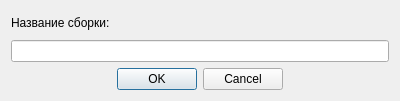
<?xml version="1.0" encoding="UTF-8"?>
<ui version="4.0">
 <class>Dialog</class>
 <widget class="QDialog" name="Dialog">
  <property name="windowModality">
   <enum>Qt::WindowModal</enum>
  </property>
  <property name="geometry">
   <rect>
    <x>0</x>
    <y>0</y>
    <width>400</width>
    <height>101</height>
   </rect>
  </property>
  <property name="windowTitle">
   <string>Создать сборку</string>
  </property>
  <property name="modal">
   <bool>true</bool>
  </property>
  <layout class="QGridLayout" name="gridLayout">
   <item row="0" column="0">
    <layout class="QVBoxLayout" name="verticalLayout">
     <item>
      <widget class="QLabel" name="label">
       <property name="text">
        <string>Название сборки:</string>
       </property>
      </widget>
     </item>
     <item>
      <widget class="QLineEdit" name="name"/>
     </item>
    </layout>
   </item>
   <item row="1" column="0">
    <widget class="QDialogButtonBox" name="buttonBox">
     <property name="orientation">
      <enum>Qt::Horizontal</enum>
     </property>
     <property name="standardButtons">
      <set>QDialogButtonBox::Cancel|QDialogButtonBox::Ok</set>
     </property>
     <property name="centerButtons">
      <bool>true</bool>
     </property>
    </widget>
   </item>
  </layout>
 </widget>
 <resources/>
 <connections>
  <connection>
   <sender>buttonBox</sender>
   <signal>accepted()</signal>
   <receiver>Dialog</receiver>
   <slot>accept()</slot>
   <hints>
    <hint type="sourcelabel">
     <x>248</x>
     <y>254</y>
    </hint>
    <hint type="destinationlabel">
     <x>157</x>
     <y>274</y>
    </hint>
   </hints>
  </connection>
  <connection>
   <sender>buttonBox</sender>
   <signal>rejected()</signal>
   <receiver>Dialog</receiver>
   <slot>reject()</slot>
   <hints>
    <hint type="sourcelabel">
     <x>316</x>
     <y>260</y>
    </hint>
    <hint type="destinationlabel">
     <x>286</x>
     <y>274</y>
    </hint>
   </hints>
  </connection>
 </connections>
</ui>
